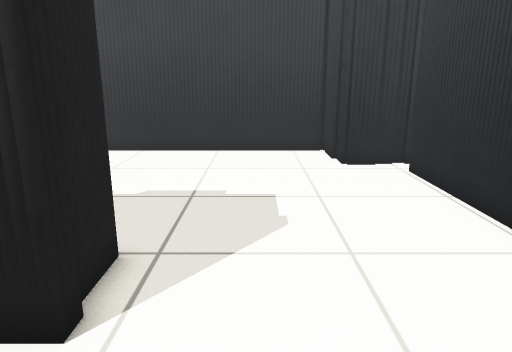
[1] (above)

16 first-person views from a walk through a world built for the Gazebo simulator. The camera is 0.85 m above the floor, tilts 14° down and sees 70° across. The floor is counted in squares, 0.25 m on a side. Each view is taken from the middle of a square. On the plan, view 1 faces up. The plan holds only what a view shows up to about 20 squares ahead; the rest is blank. The place goes on beyond the plan.

[2]
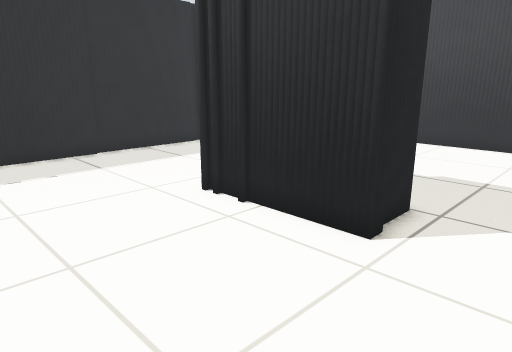

[3]
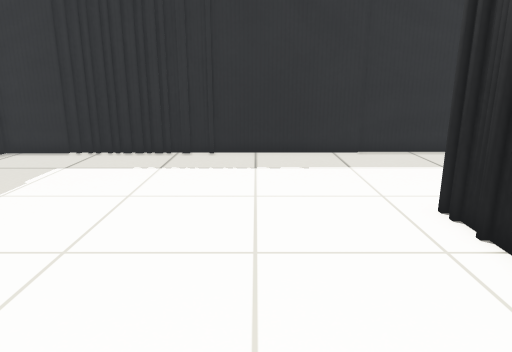

[4]
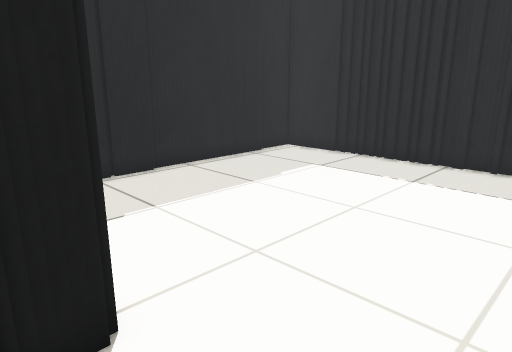

[5]
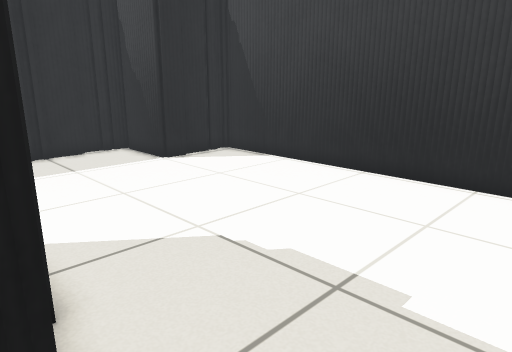

[6]
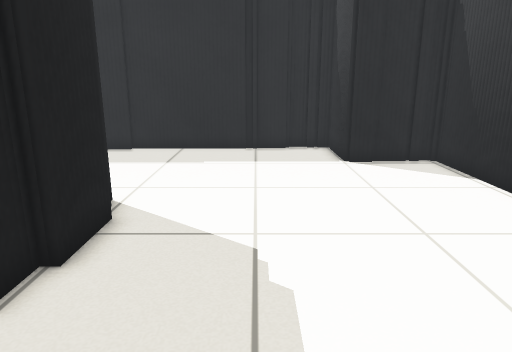

[7]
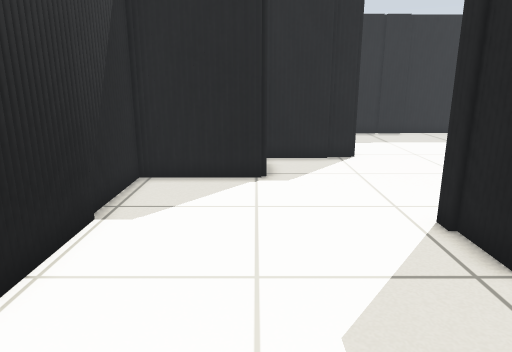

[8]
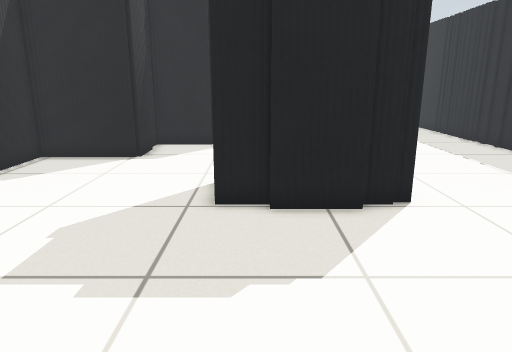

[9]
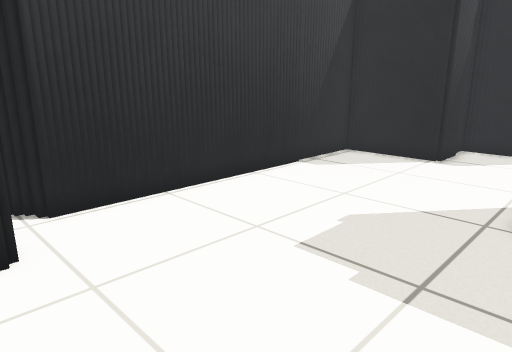

[10]
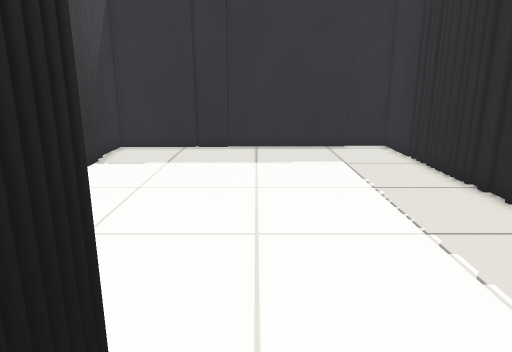

[11]
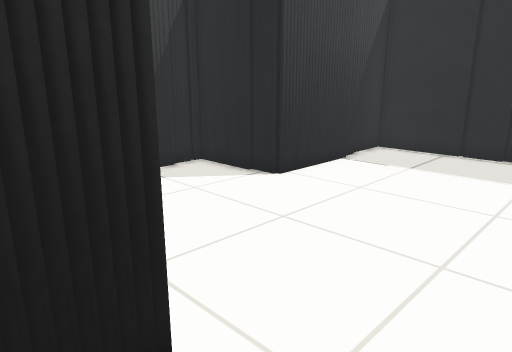

[12]
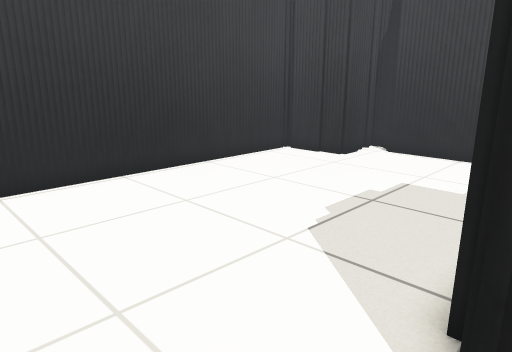

[13]
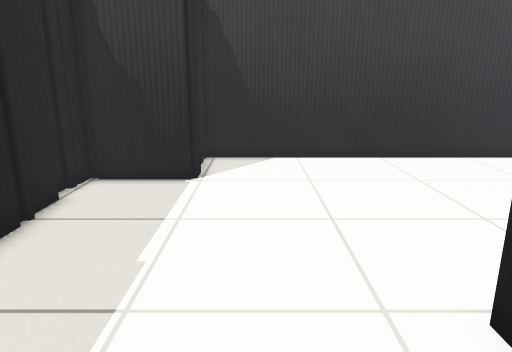

[14]
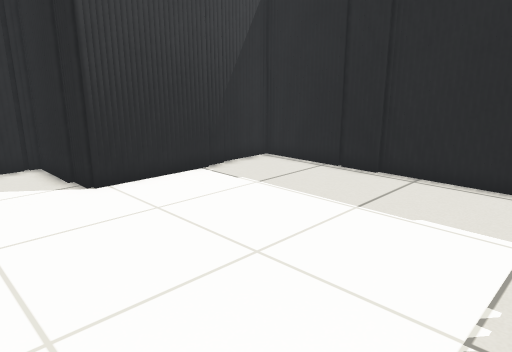

[15]
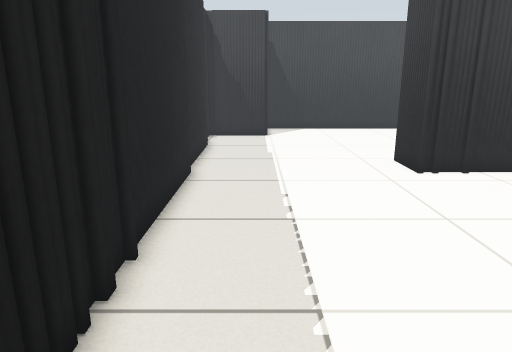

[16]
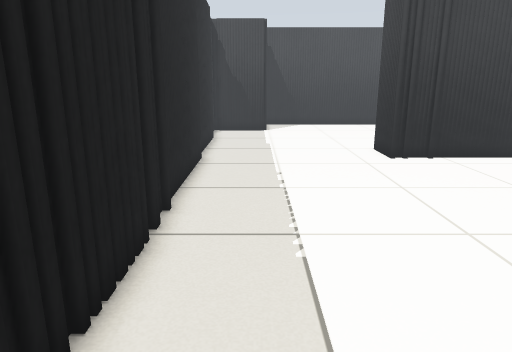

### Floor plan
Points are (right, up) in squares from view 1. A wall is a line through its corners. A room is listed if a view was taken in it or the views show most of it. See-through windows are left out.
Room 1 (views 1, 2, 3, 4, 5, 6, 7, 8, 9, 10, 11, 12, 13, 14, 15, 16)
walls: (-6.8, 4.2) (-8.6, 4.2) (-8.6, 6.6) (-8, 6.6); (-8.1, 6.8) (-7.1, 6.8); (-7.1, 7.2) (-4.4, 7.2); (-4.4, 6.8) (-2.8, 6.8) (-2.8, 4.8); (-2.6, 4.9) (-2.6, 4.2) (-6.6, 4.2); (-1.5, -4.2) (1.8, -4.2) (1.8, -2.6); (1.6, -2.6) (1.6, -0.4) (6.4, -0.4) (6.4, 3.9); (-17.6, 4.4) (-17.6, -4.4); (-17.4, -4.2) (-17.4, -4.9); (-2.8, -9.4) (-2.8, -4.4) (-1.4, -4.4); (-17.8, 10.5) (-17.8, 4.2); (-17.6, -4.8) (-17.6, -5.8); (6.2, 4) (6.2, 14.6) (6.9, 14.6); (-17.4, -5.2) (-17.4, -8.6); (-18, 10.9) (-18, 10.4); (-2.6, -10.4) (-2.6, -9.5); (-18, 12.8) (-18, 11); (-17.6, -7.8) (-17.6, -10.6); (-14.2, 16.4) (-14.2, 15) (-17.9, 15); (-18.4, 13.9) (-18.4, 12.9); (-17.4, -8.9) (-17.4, -9.6); (-6.6, -13.4) (-2.4, -13.4) (-2.4, -10.5); (-8.5, -13.4) (-6.8, -13.4); (-18.2, 15.2) (-18.2, 13.8); (-14.4, 17.9) (-14.4, 16.2); (-17.4, -10.5) (-17.4, -13.7) (-15, -13.7); (-14.4, 18.5) (-14.4, 18); (5.2, 15.6) (3.8, 15.6) (3.8, 17.1); (3.6, 17) (3.6, 18.9); (6.1, 15.8) (5.2, 15.8); (-15.1, -13.6) (-8.4, -13.6); (6.6, 16) (6, 16); (7.4, 15.2) (7.4, 16); (3.9, 19.2) (-14.6, 19.2)

Positions as (right, up) in squares from view 1, and headings:
1: (0, 0), facing up
2: (1, -3), facing up-left
3: (1, -1), facing left
4: (-1, 0), facing down-left
5: (1, 6), facing up-left
6: (2, 11), facing left
7: (2, 13), facing down
8: (-4, 17), facing down
9: (-4, 17), facing down-right
10: (-10, 7), facing down
11: (-12, 6), facing down-right
12: (-12, 6), facing up-right
13: (-12, 2), facing up
14: (-15, 0), facing down-right
15: (-15, -10), facing up
16: (-15, -13), facing up
